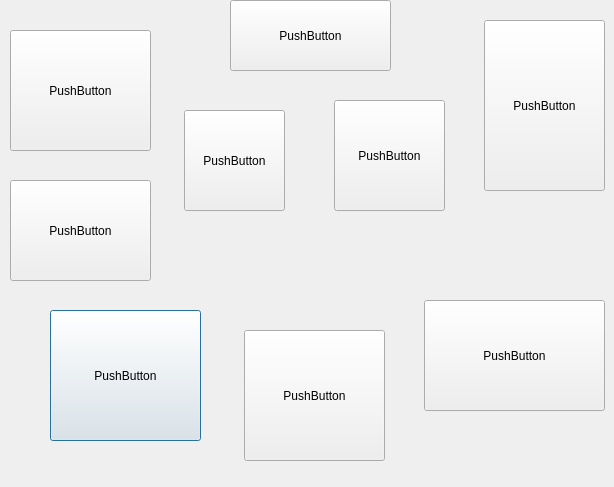
<?xml version="1.0" encoding="UTF-8"?>
<ui version="4.0">
 <class>Dialog</class>
 <widget class="QDialog" name="Dialog">
  <property name="geometry">
   <rect>
    <x>0</x>
    <y>0</y>
    <width>614</width>
    <height>487</height>
   </rect>
  </property>
  <property name="windowTitle">
   <string>Dialog</string>
  </property>
  <widget class="QLabel" name="label">
   <property name="geometry">
    <rect>
     <x>0</x>
     <y>0</y>
     <width>611</width>
     <height>481</height>
    </rect>
   </property>
   <property name="text">
    <string/>
   </property>
   <property name="pixmap">
    <pixmap>Drums.png</pixmap>
   </property>
   <property name="scaledContents">
    <bool>true</bool>
   </property>
  </widget>
  <widget class="QPushButton" name="pushButton">
   <property name="geometry">
    <rect>
     <x>50</x>
     <y>310</y>
     <width>151</width>
     <height>131</height>
    </rect>
   </property>
   <property name="text">
    <string>PushButton</string>
   </property>
  </widget>
  <widget class="QPushButton" name="pushButton_2">
   <property name="geometry">
    <rect>
     <x>244</x>
     <y>330</y>
     <width>141</width>
     <height>131</height>
    </rect>
   </property>
   <property name="text">
    <string>PushButton</string>
   </property>
  </widget>
  <widget class="QPushButton" name="pushButton_3">
   <property name="geometry">
    <rect>
     <x>424</x>
     <y>300</y>
     <width>181</width>
     <height>111</height>
    </rect>
   </property>
   <property name="text">
    <string>PushButton</string>
   </property>
  </widget>
  <widget class="QPushButton" name="pushButton_4">
   <property name="geometry">
    <rect>
     <x>184</x>
     <y>110</y>
     <width>101</width>
     <height>101</height>
    </rect>
   </property>
   <property name="text">
    <string>PushButton</string>
   </property>
  </widget>
  <widget class="QPushButton" name="pushButton_5">
   <property name="geometry">
    <rect>
     <x>334</x>
     <y>100</y>
     <width>111</width>
     <height>111</height>
    </rect>
   </property>
   <property name="text">
    <string>PushButton</string>
   </property>
  </widget>
  <widget class="QPushButton" name="pushButton_6">
   <property name="geometry">
    <rect>
     <x>484</x>
     <y>20</y>
     <width>121</width>
     <height>171</height>
    </rect>
   </property>
   <property name="text">
    <string>PushButton</string>
   </property>
  </widget>
  <widget class="QPushButton" name="pushButton_7">
   <property name="geometry">
    <rect>
     <x>10</x>
     <y>30</y>
     <width>141</width>
     <height>121</height>
    </rect>
   </property>
   <property name="text">
    <string>PushButton</string>
   </property>
  </widget>
  <widget class="QPushButton" name="pushButton_8">
   <property name="geometry">
    <rect>
     <x>10</x>
     <y>180</y>
     <width>141</width>
     <height>101</height>
    </rect>
   </property>
   <property name="text">
    <string>PushButton</string>
   </property>
  </widget>
  <widget class="QPushButton" name="pushButton_9">
   <property name="geometry">
    <rect>
     <x>230</x>
     <y>0</y>
     <width>161</width>
     <height>71</height>
    </rect>
   </property>
   <property name="text">
    <string>PushButton</string>
   </property>
  </widget>
 </widget>
 <resources/>
 <connections/>
</ui>
